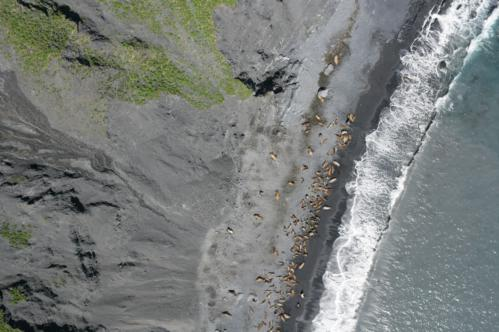
#> input picture downsampled_input/41.jpg, 499 x 332 px, given as the content of the folder ../data/fisheries/Train, which was not available
$ jupyter execute Runthrough_ds_images.ipynb   (text cells are left out)
#> lines starting #> are read from the running program, lines starting #| are printed output that depends on the picture
[cell 1]
import os
import time
import matplotlib.pyplot as plt
import pandas as pd
import numpy as np
from PIL import Image
from PIL.Image import Image as PilImage
from utils.utils import *

from IPython.display import display
from IPython.display import Image as _Imgdis

[cell 2]
folder = "../data/fisheries/Train"

files = [os.path.join(folder, f) for f in os.listdir(folder) if (os.path.isfile(os.path.join(folder, f)) and  "json" not in f and "csv" not in f)]
for file in os.listdir(folder):
    if "csv" not in file and "json" not in file:
        im = Image.open(os.path.join(folder, file))
#> im is the input picture: PIL image 499x332 RGB; mean R, G, B 122.4, 126.2, 123.7
        #image size
        size=(int(im.size[0]/4),int(im.size[1]/4))
#> size = (124, 83)
        #resize image
        out = im.resize(size,resample=2)
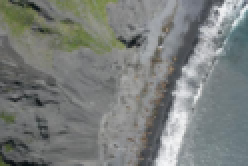
#> out: PIL image 124x83 RGB (shown 2 times larger); mean R, G, B 122.4, 126.2, 123.7
        #save resized image
        out.save('downsampled_input/'+file)

[cell 3]
folder = "../data/fisheries/Traindotted"

for file in os.listdir(folder):
    if "csv" not in file and "json" not in file:
        im = Image.open(os.path.join(folder, file))
#> im: PIL image 124x83 RGB
        #image size
        size=(int(im.size[0]/4),int(im.size[1]/4))
#> size = (31, 20)
        #resize image
        out = im.resize(size,resample=2)
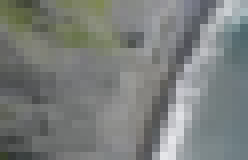
#> out: PIL image 31x20 RGB (shown 8 times larger); mean R, G, B 122.6, 126.2, 123.8
        #save resized image
        out.save('downsampled_dotted/'+file)

$ run again, on downsampled_input/45.jpg
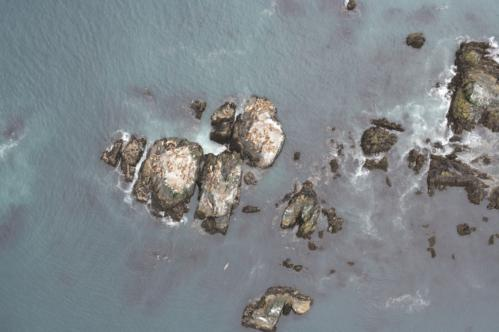
#> input picture downsampled_input/45.jpg, 499 x 332 px, given as the content of the folder ../data/fisheries/Train, which was not available
#> im is the input picture: PIL image 499x332 RGB; mean R, G, B 127.3, 133.7, 137.5
#> `out = im.resize(size,resample=2)`:
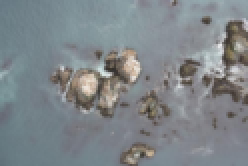
#> out: PIL image 124x83 RGB (shown 2 times larger); mean R, G, B 127.3, 133.7, 137.5
#> im: PIL image 124x83 RGB
#> `out = im.resize(size,resample=2)`:
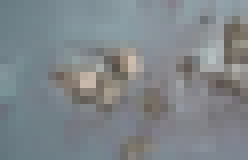
#> out: PIL image 31x20 RGB (shown 8 times larger); mean R, G, B 127.2, 133.7, 137.8

$ run again, on downsampled_input/46.jpg
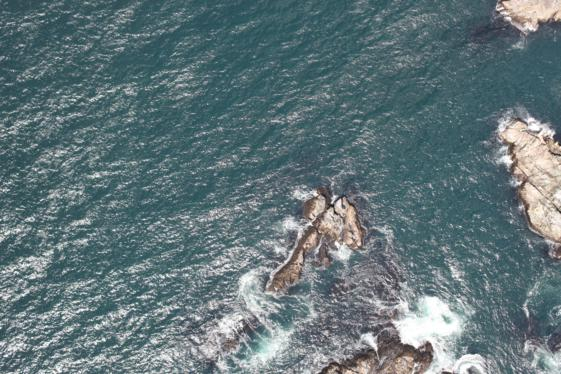
#> input picture downsampled_input/46.jpg, 561 x 374 px, given as the content of the folder ../data/fisheries/Train, which was not available
#> im is the input picture: PIL image 561x374 RGB; mean R, G, B 98.1, 117.2, 121.7
#> `out = im.resize(size,resample=2)`:
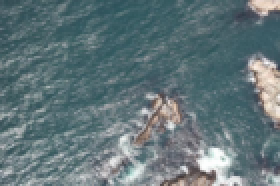
#> out: PIL image 140x93 RGB (shown 2 times larger); mean R, G, B 98.1, 117.2, 121.7
#> im: PIL image 140x93 RGB
#> `out = im.resize(size,resample=2)`:
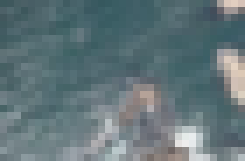
#> out: PIL image 35x23 RGB (shown 7 times larger); mean R, G, B 98.3, 117.2, 121.8

$ run again, on downsampled_input/47.jpg
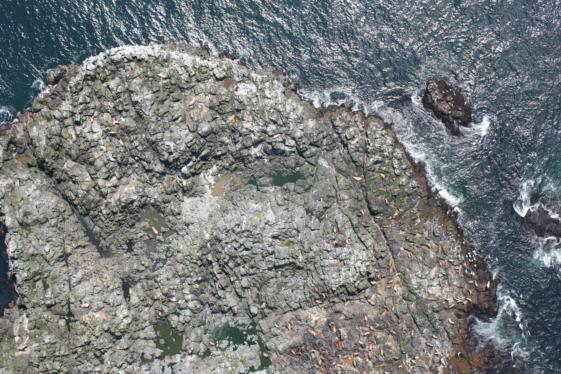
#> input picture downsampled_input/47.jpg, 561 x 374 px, given as the content of the folder ../data/fisheries/Train, which was not available
#> im is the input picture: PIL image 561x374 RGB; mean R, G, B 119.7, 123.1, 124.3
#> `out = im.resize(size,resample=2)`:
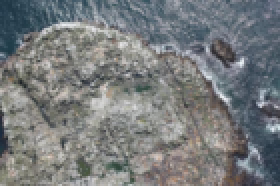
#> out: PIL image 140x93 RGB (shown 2 times larger); mean R, G, B 119.7, 123.1, 124.3
#> im: PIL image 140x93 RGB
#> `out = im.resize(size,resample=2)`:
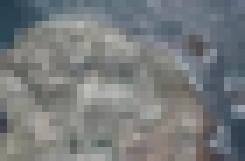
#> out: PIL image 35x23 RGB (shown 7 times larger); mean R, G, B 119.7, 123.1, 124.4
